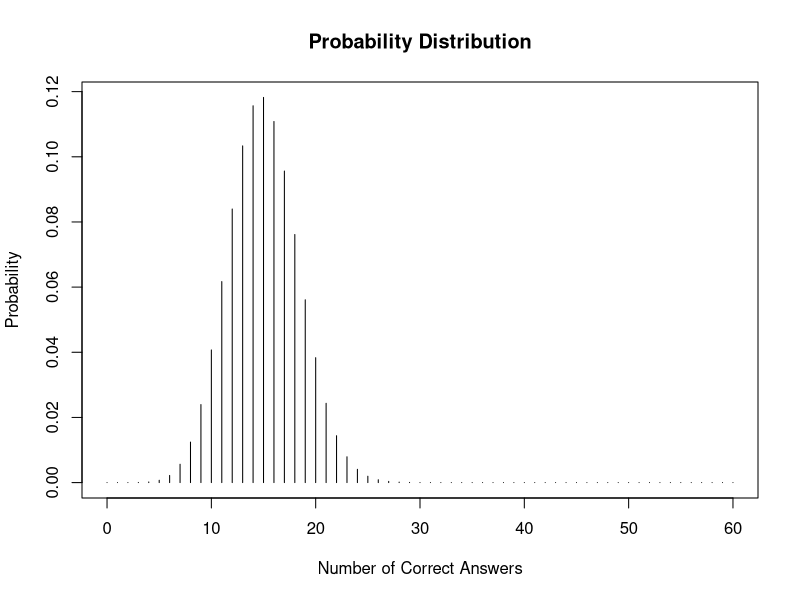

Here is the R script that generated this plot:
# Define the parameters
n <- 60  # number of trials (questions)
p <- 0.25  # probability of success (guessing a question correctly)

# (i) Probability that he guesses exactly 20 questions correctly
prob_20 <- dbinom(20, size=n, prob=p)
print(paste("Probability of guessing exactly 20 questions correctly: ", prob_20))

# (ii) Probability that he guesses no answers correctly
prob_0 <- dbinom(0, size=n, prob=p)
print(paste("Probability of guessing no answers correctly: ", prob_0))

# (iii) Probability that he guesses at least 10 questions correctly
# This is 1 - P(guessing less than 10 questions correctly)
prob_10_or_more <- 1 - pbinom(9, size=n, prob=p)
print(paste("Probability of guessing at least 10 questions correctly: ", prob_10_or_more))

# (iv) Expected number of questions that he will answer correctly
expected <- n * p
print(paste("Expected number of questions answered correctly: ", expected))

# (v) Variance of this probability distribution
variance <- n * p * (1 - p)
print(paste("Variance of the probability distribution: ", variance))

# (vi) Visualize the probability distribution
x <- 0:n
probabilities <- dbinom(x, size=n, prob=p)
plot(x, probabilities, type="h", main="Probability Distribution", xlab="Number of Correct Answers", ylab="Probability")